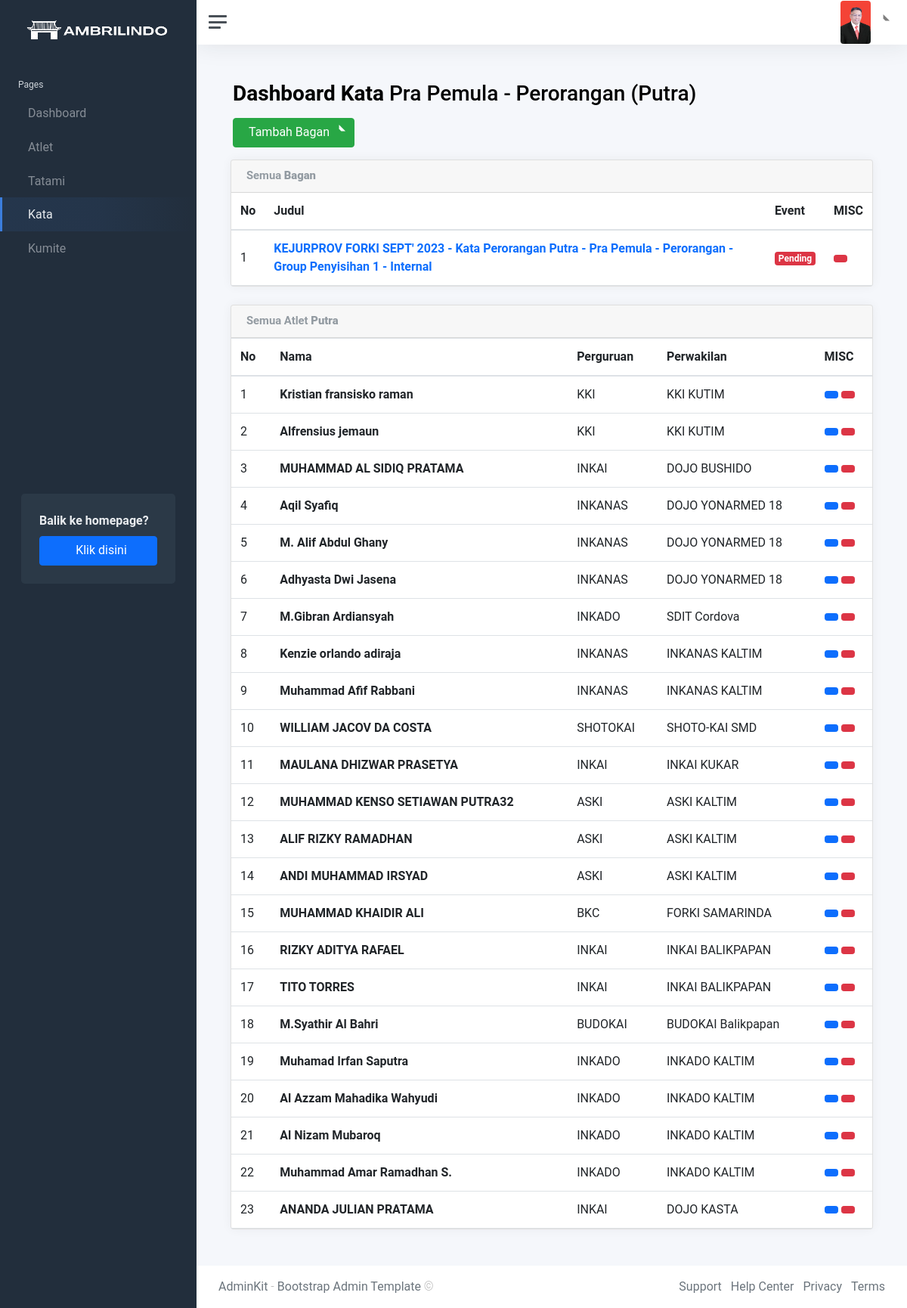
/kelevent/kejurprov-forki-sept-2023/kata/pra-pemula-perorangan-20230911200706/putra/, run on the app's committed database.
### bagan/models.py (models this page shows, shortened)
class BaganKategori(models.Model):
    TIPE = (
        ('perorangan', 'Perorangan'),
        ('beregu', 'Beregu')
    )
    id_kategori = models.AutoField(primary_key=True)
    datetimekategori = models.DateTimeField(default=datetime.now)
    id_atlet = models.ManyToManyField(Atlet, blank=True)
    judul_kategori = models.CharField(max_length=50, null=True, blank=True)
    slug = models.SlugField(unique=True, blank=True, null=True)
    tipe = models.CharField(choices=TIPE, max_length=10,blank=True, null=True)
    tatami_nomor_tanding = models.ForeignKey(Tatami, null=True, blank=True, on_delete=models.SET_NULL)

class Bagan(models.Model):
    STATUS_PERTANDINGAN =  (
        ('S', 'Selesai'),
        ('P', 'Pending'),
    )
    STATUS_KATEGORI = (
        ('kata', 'kata'),
        ('kumite', 'kumite'),
    )
    GRUP_KATA = (
        ('perorangan', 'Perorangan'),
        ('beregu', 'Beregu'),
    )
    JENIS_KELAMIN = (
        ('putra', 'Putra'),
        ('putri', 'Putri'),
    )
    JENIS_EVENT = (
        ('internal', 'Internal'),
        ('external', 'External'),
    )
    TIPE = (
        ('ranking', 'Ranking'),
    )
    id_bagan = models.AutoField(primary_key=True)
    judul_bagan = models.CharField(max_length=100)
    jenis_event = models.CharField(max_length=10, choices=JENIS_EVENT, null=True, blank=True)
    id_detailbagan = models.ManyToManyField(DetailBagann, blank=True)
    tanggal_tanding = models.DateTimeField(null=True, blank=True)
    status = models.CharField(max_length=1, choices=STATUS_PERTANDINGAN, default='P')
    kategori = models.CharField(max_length=6, choices=STATUS_KATEGORI, null=True, blank=True)
    grup_kata = models.CharField(max_length=50, choices=GRUP_KATA, null=True, blank=True)
    kategori_kata = models.ManyToManyField(BaganKategori, blank=True)
    jenis_kelamin = models.CharField(max_length=10, choices=JENIS_KELAMIN, null=True, blank=True)
    tanggal_dibuat = models.DateTimeField(auto_now_add=True)
    tipe = models.CharField(max_length=10, choices=TIPE, null=True, blank=True)
    tatami = models.ForeignKey(Tatami, null=True, blank=True, on_delete=models.SET_NULL)

class Atlet(models.Model):
    JENIS_KELAMIN = (
        ('putra', 'Putra'),
        ('putri', 'Putri'),
    )
    JENIS_EVENT = (
        ('internal', 'Internal'),
        ('external', 'External'),
    )
    id_atlet = models.AutoField(primary_key=True)
    nama_atlet = models.CharField(max_length=50, null=True, blank=True)
    jenis_event = models.CharField(max_length=10, choices=JENIS_EVENT, null=True, blank=True)
    jenis_kelamin = models.CharField(max_length=10, choices=JENIS_KELAMIN, null=True, blank=True)
    perguruan = models.CharField(max_length=50, null=True, blank=True)
    perwakilan = models.CharField(max_length=50, null=True, blank=True)
    nomor_tanding = models.CharField(max_length=50, null=True, blank=True)
    tipe = models.CharField(max_length=50, null=True, blank=True)
    id_score = models.ManyToManyField(ScoreDetail, blank=True)

### bagan/views.py (the view, shortened to what this page needs)
# urls.py: path('kelevent/<slug:event_slug>/kata/<slug:kategori_slug>/<str:jenis_kelamin>/', keldetailKategori.as_view(), name="keldetailkategori"),
class keldetailKategori(View):
    def get(self, request, event_slug, kategori_slug, jenis_kelamin):
        event = get_object_or_404(Event, slug=event_slug)
        user = request.user.pk
        admin_tatami = AdminTatami.objects.filter(id_user=user).first()
        if admin_tatami:
            tatami = Tatami.objects.get(admin=admin_tatami)
            bagan_kategori = BaganKategori.objects.filter(tatami_nomor_tanding=tatami)
        else:
            bagan_kategori = event.bagan_kategori.all()
            tatami = 'Tatami'
        kategori = get_object_or_404(BaganKategori, slug=kategori_slug)
        atlet_putra = kategori.id_atlet.filter(jenis_kelamin='putra')
        atlet_putri = kategori.id_atlet.filter(jenis_kelamin='putri')
        bagan = event.id_bagan.filter(kategori_kata=kategori, jenis_kelamin=jenis_kelamin).order_by('-tanggal_dibuat')
        context = {
            'event': event,
            'bagan_kategori': bagan_kategori,
            'bagan': bagan,
            'kategori': kategori,
            'atlet_putra': atlet_putra,
            'atlet_putri': atlet_putri,
            'tatami': tatami,
        }
        return render(request, 'event/kategorikata.html', context)

### bagan/templates/event/kategorikata.html (shortened to what this page needs)
{% extends 'event/eventbase.html' %} {% load static %}
{% block content %}
    <h1 class="h3 mb-3"><strong>Dashboard Kata</strong> {{ kategori.judul_kategori }}
		{% url 'keldetailkategori' event_slug=event.slug kategori_slug=kategori.slug jenis_kelamin='putra' as putra_url %}
		{% url 'keldetailkategori' event_slug=event.slug kategori_slug=kategori.slug jenis_kelamin='putri' as putri_url %}
		{% if putra_url in request.path %}
			(Putra)
		{% endif %}
	</h1>
	{% if putra_url in request.path %}
		<a href="{% url 'keltambahbagan' event_slug=event.slug kategori_slug=kategori.slug jenis_kelamin='putra' %}">
	{% elif putri_url in request.path %}
		<a href="{% url 'keltambahbagan' event_slug=event.slug kategori_slug=kategori.slug jenis_kelamin='putri' %}">
	{% endif %}
			<a class="btn btn-success mb-2 dropdown-toggle" href="#" role="button" data-toggle="modal" data-target="#exampleModalCenterInternal" aria-haspopup="true" aria-expanded="false">
				Tambah Bagan
			</a>
	</a>
    <div class="row">
		<div class="d-flex order-1 order-xxl-1">
			<div class="card flex-fill">
				<div class="card-header">
					<h5 class="card-title mb-0">Semua <b>Bagan</b></h5>
				</div>
				<div class="table-responsive">
					<table class="table table-hover my-0">
						<thead>
							<tr>
								<tr>
									<th class="d-none d-xl-table-cell">No</th>
									<th>Judul</th>
									<th>Event</th>
									<th>MISC</th>
								</tr>
							</tr>
						</thead>
						<tbody>
							{% for bagan in bagan %}
							<tr>
								<td class="d-none d-xl-table-cell">{{ forloop.counter }}</td>
								<td>
									{% if putra_url in request.path %}
										<a href="{% url 'keldetailbagan' event_slug=event.slug kategori_slug=kategori.slug jenis_kelamin='putra' pk=bagan.pk %}">
									{% elif putri_url in request.path %}
										<a href="{% url 'keldetailbagan' event_slug=event.slug kategori_slug=kategori.slug jenis_kelamin='putri' pk=bagan.pk %}">
									{% endif %}
										<b>{{ bagan.judul_bagan }}</b>
									</a>
								</td>
								<td><span class="badge {% if bagan.status == 'P' %}bg-danger {% else %}bg-success {% endif %}"> {% if bagan.status == 'P' %}Pending {% else %}Selesai {% endif %}</td>
								<td>
									<div>
										{% if putra_url in request.path %}
										<a href="{% url 'deletebagan' event_slug=event.slug kategori_slug=kategori.slug jenis_kelamin='putra' bagan_pk=bagan.pk %}">
										{% elif putri_url in request.path %}
										<a href="{% url 'deletebagan' event_slug=event.slug kategori_slug=kategori.slug jenis_kelamin='putri' bagan_pk=bagan.pk %}">
										{% endif %}
										<button class="btn btn-danger btn-sm" style=""></button>
										</a>
									</div>
								</td>
							</tr>
							{% endfor %}
						</tbody>
					</table>
				</div>
			</div>
		</div>
		<div class="d-flex order-1 order-xxl-1">
			<div class="card flex-fill">
				<div class="card-header">
					<h5 class="card-title mb-0">Semua Atlet {% if putra_url in request.path %}<b>Putra</b>{% elif putri_url in request.path %}<b>Putri</b>{% endif %}</h5>
				</div>
				<div class="table-responsive">
					<table class="table table-hover my-0">
						<thead>
							<tr>
								<tr>
									<th class="d-none d-xl-table-cell">No</th>
									<th>Nama</th>
									<th>Perguruan</th>
									<th>Perwakilan</th>
									<th>MISC</th>
								</tr>
							</tr>
						</thead>
						<tbody>
						{% if putra_url in request.path %}
							{% for putra in atlet_putra %}
								<tr>
									<td class="d-none d-xl-table-cell">{{ forloop.counter }}</td>
										<td><b>{{ putra.nama_atlet }}</b></td>
										<td>{{ putra.perguruan }}</td>
										<td>{{ putra.perwakilan }}</td>
										<td>
											<div >
												<button class="btn btn-primary btn-sm" style=""></button>
												<button class="btn btn-danger btn-sm" style=""></button>
											</div>
										</td>
								</tr>
							{% endfor %}
						{% endif %}
						</tbody>
					</table>
				</div>
			</div>
		</div>
	</div>
{% endblock %}

### bagan/static/event/css/bracket.css (style rules this page uses)
body { font-family: 'Istok Web', sans-serif;background: url("http://picjumbo.com/wp-content/uploads/HNCK2189-1300x866.jpg") no-repeat #000;background-size: cover;min-height: 100%;margin: 0; }

### bagan/static/event/css/style.css (style rules this page uses)
body { font-family: "Roboto", -apple-system, BlinkMacSystemFont, "Segoe UI", Roboto, "Helvetica Neue", Arial, "Noto Sans", sans-serif, "Apple Color Emoji", "Segoe UI Emoji", "Segoe UI Symbol", "Noto Color Emoji"; }
h1, h2, h3, h4, h5, h6, .h1, .h2, .h3, .h4, .h5, .h6 { font-family: "Roboto", -apple-system, BlinkMacSystemFont, "Segoe UI", Roboto, "Helvetica Neue", Arial, "Noto Sans", sans-serif, "Apple Color Emoji", "Segoe UI Emoji", "Segoe UI Symbol", "Noto Color Emoji"; }
a { -webkit-transition: .3s all ease; -o-transition: .3s all ease; transition: .3s all ease; }
a, a:hover { text-decoration: none !important; }
.btn { border-radius: 4px; border: none; }

### data on the page
BaganKategori: judul_kategori "Pra Pemula - Perorangan"
Bagan: judul_bagan "KEJURPROV FORKI SEPT' 2023 - Kata Perorangan Putra - Pra Pemula - Perorangan - Group Penyisihan 1 - Internal", status "Pending"
Atlet: nama_atlet "Kristian fransisko raman", perguruan "KKI", perwakilan "KKI KUTIM"
Atlet: nama_atlet "Alfrensius jemaun", perguruan "KKI", perwakilan "KKI KUTIM"
Atlet: nama_atlet "MUHAMMAD AL SIDIQ PRATAMA", perguruan "INKAI", perwakilan "DOJO BUSHIDO"
Atlet: nama_atlet "Aqil Syafiq", perguruan "INKANAS", perwakilan "DOJO YONARMED 18"
Atlet: nama_atlet "M. Alif Abdul Ghany", perguruan "INKANAS", perwakilan "DOJO YONARMED 18"
Atlet: nama_atlet "Adhyasta Dwi Jasena", perguruan "INKANAS", perwakilan "DOJO YONARMED 18"
Atlet: nama_atlet "M.Gibran Ardiansyah", perguruan "INKADO", perwakilan "SDIT Cordova"
Atlet: nama_atlet "Kenzie orlando adiraja", perguruan "INKANAS", perwakilan "INKANAS KALTIM"
Atlet: nama_atlet "Muhammad Afif Rabbani", perguruan "INKANAS", perwakilan "INKANAS KALTIM"
Atlet: nama_atlet "WILLIAM JACOV DA COSTA", perguruan "SHOTOKAI", perwakilan "SHOTO-KAI SMD"
Atlet: nama_atlet "MAULANA DHIZWAR PRASETYA", perguruan "INKAI", perwakilan "INKAI KUKAR"
Atlet: nama_atlet "MUHAMMAD KENSO SETIAWAN PUTRA32", perguruan "ASKI", perwakilan "ASKI KALTIM"
Atlet: nama_atlet "ALIF RIZKY RAMADHAN", perguruan "ASKI", perwakilan "ASKI KALTIM"
Atlet: nama_atlet "ANDI MUHAMMAD IRSYAD", perguruan "ASKI", perwakilan "ASKI KALTIM"
Atlet: nama_atlet "MUHAMMAD KHAIDIR ALI", perguruan "BKC", perwakilan "FORKI SAMARINDA"
Atlet: nama_atlet "RIZKY ADITYA RAFAEL", perguruan "INKAI", perwakilan "INKAI BALIKPAPAN"
Atlet: nama_atlet "TITO TORRES", perguruan "INKAI", perwakilan "INKAI BALIKPAPAN"
Atlet: nama_atlet "M.Syathir Al Bahri", perguruan "BUDOKAI", perwakilan "BUDOKAI Balikpapan"
Atlet: nama_atlet "Muhamad Irfan Saputra", perguruan "INKADO", perwakilan "INKADO KALTIM"
Atlet: nama_atlet "Al Azzam Mahadika Wahyudi", perguruan "INKADO", perwakilan "INKADO KALTIM"
Atlet: nama_atlet "Al Nizam Mubaroq", perguruan "INKADO", perwakilan "INKADO KALTIM"
Atlet: nama_atlet "Muhammad Amar Ramadhan S.", perguruan "INKADO", perwakilan "INKADO KALTIM"
Atlet: nama_atlet "ANANDA JULIAN PRATAMA", perguruan "INKAI", perwakilan "DOJO KASTA"

### other printed values
{{ tatami }} "Tatami"
